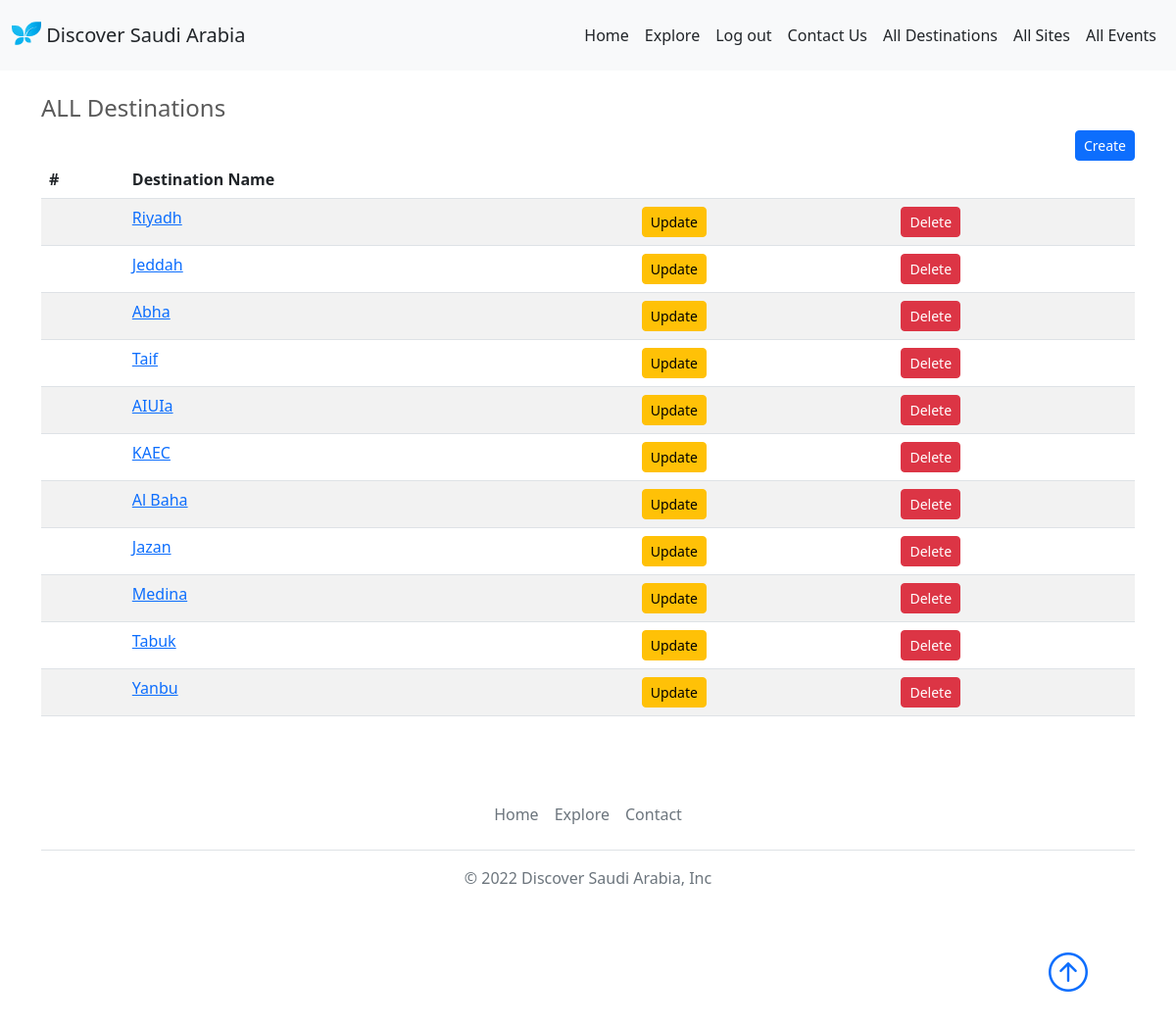
Screenshot of /destinatons-list (signed in) with the database file from the repository.
### destination/models.py (models this page shows, shortened)
class Destination(models.Model):
    owner=models.ForeignKey(User,related_name='destination_owner',on_delete=models.CASCADE)
    name=models.CharField(max_length=100)
    summary=models.TextField(max_length=1000)
    published_at=models.DateTimeField( auto_now=True)
    image=models.ImageField(upload_to=destination_image_upload)
    slug=models.SlugField(blank=True,null=True)

### management/views.py (the view)
# urls.py: path('destinatons-list',views.destlist_view,name="destlist_view"),
def destlist_view(request):
    if request.user.is_superuser:
        dest_list=Destination.objects.all()
        context={"All_Destinations_Var":dest_list}
        return render(request,'management/dest_list.html',context)
    else:
        return HttpResponse("<h1>You are Not Authorized To Access Here</h1>")

### management/templates/management/dest_list.html
{% extends 'base.html' %}
{% load bootstrap5 %}
{% block body %}
<div class="container">
    <div class="row my-5">
        <div class="col-md-12">
            <h4>ALL Destinations</h4>
            <a href="{% url 'management:createdest_view' %}" class="btn btn-indigo btn-primary btn-sm m-0 float-end">Create</a>
            <table class="table table-striped table-responsive-md  btn-table">
                <thead>
                  <tr>
                    <th>#</th>
                    <th>Destination Name</th>
                    <th></th>
                    <th></th
                  </tr>
                </thead>
                <tbody>
                {% for destination in All_Destinations_Var %}
                  <tr>
                    <th scope="row"></th>
                    <td><a href="{% url 'management:showdest_view' destination.slug %}">{{destination.name}}</a></td>
                    <td>
                        <a href="{% url 'management:updatedest_view' destination.slug %}" class="btn btn-indigo btn-warning btn-sm m-0">Update</a>
                    </td>
                    <td>
                        <a href="{% url 'management:deletedest_view' destination.slug %}" class="btn btn-indigo btn-danger btn-sm m-0">Delete</a>
                    </td>
                  </tr>
                  {% endfor %}
                </tbody>
                </table>
        </div>
    </div>
</div>
{% endblock body %}

### static/css/style.css (style rules this page uses)
body { padding-top: 3rem; padding-bottom: 3rem; color: #5a5a5a; }

### rows the page displays
Destination: name "Riyadh"
Destination: name "Jeddah"
Destination: name "Abha"
Destination: name "Taif"
Destination: name "AIUIa"
Destination: name "KAEC"
Destination: name "Al Baha"
Destination: name "Jazan"
Destination: name "Medina"
Destination: name "Tabuk"
Destination: name "Yanbu"
